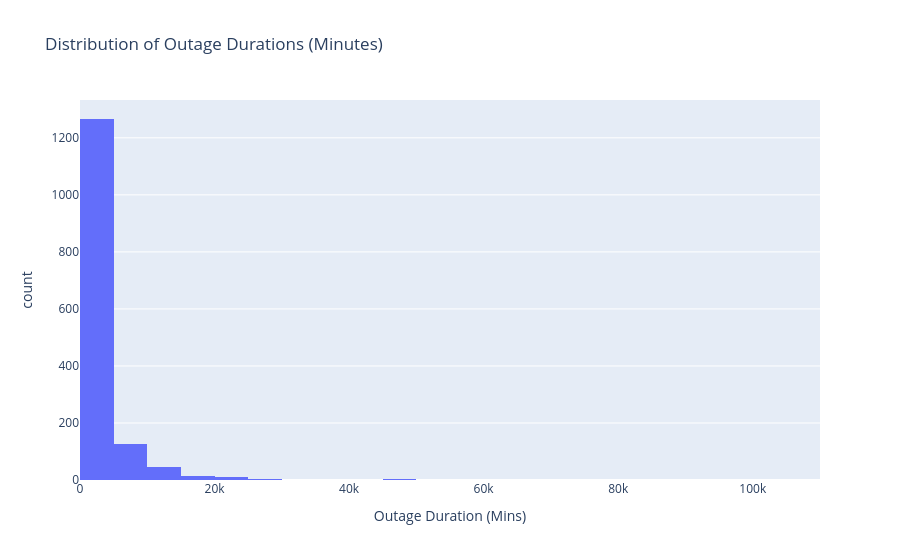
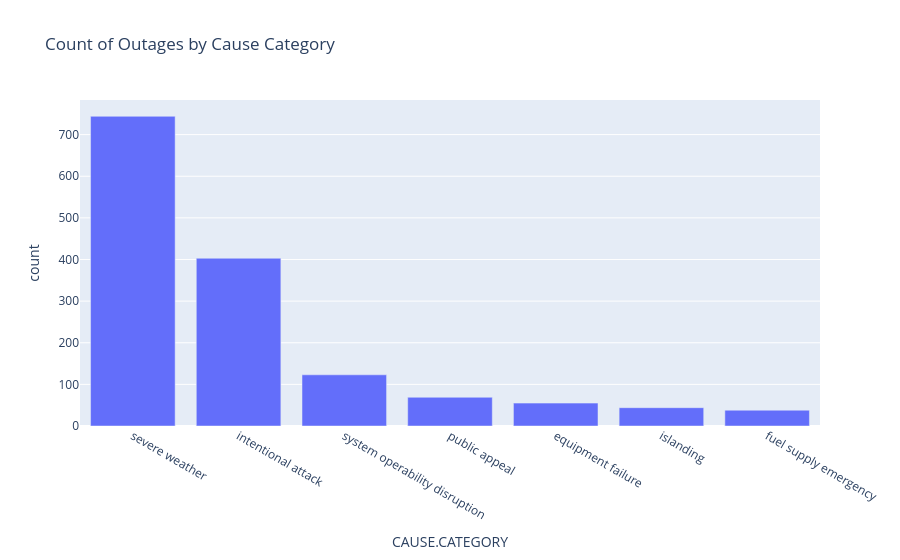

Notebook code cell kept with these figures, in order:
### Markdown cell above
<a id='univariate_analysis'></a>
#### Univariate Analysis

### Code cell
# Plot 1: Distribution of Outage Duration
fig_uni_1 = px.histogram(df_cleaned, x='OUTAGE.DURATION', nbins=50, 
                         title='Distribution of Outage Durations (Minutes)',
                         labels={'OUTAGE.DURATION': 'Outage Duration (Mins)'})
fig_uni_1.write_html("outage_duration.html", include_plotlyjs='cdn')
fig_uni_1.show()

# Plot 2: Distribution of Outage Causes
fig_uni_2 = px.bar(df_cleaned['CAUSE.CATEGORY'].value_counts().reset_index(), 
                   x='CAUSE.CATEGORY', y='count', 
                   title='Count of Outages by Cause Category')
fig_uni_2.write_html("cause_category.html", include_plotlyjs='cdn')
fig_uni_2.show()

### Figure 1 — Plotly figure (JSON) as saved in the notebook; plotly's stock layout.template omitted (floating-point values rounded to 4 significant figures; data arrays with more than 128 entries replaced by an {"elided": "..."} marker saying what was removed)
{"data": [{"bingroup": "x", "hovertemplate": "Outage Duration (Mins)=%{x}<br>count=%{y}<extra></extra>", "legendgroup": "", "marker": {"color": "#636efa", "pattern": {"shape": ""}}, "name": "", "nbinsx": 50, "orientation": "v", "showlegend": false, "type": "histogram", "x": {"elided": "1476 float values"}, "xaxis": "x", "yaxis": "y"}], "layout": {"barmode": "relative", "legend": {"tracegroupgap": 0}, "title": {"text": "Distribution of Outage Durations (Minutes)"}, "xaxis": {"anchor": "y", "domain": [0, 1], "title": {"text": "Outage Duration (Mins)"}}, "yaxis": {"anchor": "x", "domain": [0, 1], "title": {"text": "count"}}}}

### Figure 2 — Plotly figure (JSON) as saved in the notebook; plotly's stock layout.template omitted (floating-point values rounded to 4 significant figures)
{"data": [{"hovertemplate": "CAUSE.CATEGORY=%{x}<br>count=%{y}<extra></extra>", "legendgroup": "", "marker": {"color": "#636efa", "pattern": {"shape": ""}}, "name": "", "orientation": "v", "showlegend": false, "textposition": "auto", "type": "bar", "x": ["severe weather", "intentional attack", "system operability disruption", "public appeal", "equipment failure", "islanding", "fuel supply emergency"], "xaxis": "x", "y": [744, 403, 123, 69, 55, 44, 38], "yaxis": "y"}], "layout": {"barmode": "relative", "legend": {"tracegroupgap": 0}, "title": {"text": "Count of Outages by Cause Category"}, "xaxis": {"anchor": "y", "domain": [0, 1], "title": {"text": "CAUSE.CATEGORY"}}, "yaxis": {"anchor": "x", "domain": [0, 1], "title": {"text": "count"}}}}
